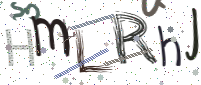
#> input picture generated_captchas/20260212_173434_000_HMLRHJ.bmp, 201 x 85 px, given as the content of the folder ../../generated_captchas/1, which was not available
$ python genaura.py ../../generated_captchas ../../generated_captchas/20260212_173434_001_6RU6E3.bmp 1.0
#> lines starting #> are read from the running program, lines starting #| are printed output that depends on the picture
# Build Legacia aura effects (STR + textures) from Gepard aura textures.
import os, sys, math, struct, json
from PIL import Image

SRC, OUT = sys.argv[1], sys.argv[2]
# STR canvas point where the player's feet are. The canvas is 640x640 and (320,320) is the
# hat effect anchor; with hatEffectPos -11 the anchor sits below the feet, so lift everything.
# First in-game test (2026-11-06) showed the aura ~65px under the feet with FOOT_LIFT 0.
FOOT_LIFT = float(sys.argv[3]) if len(sys.argv) > 3 else 65.0
FOOT_X, FOOT_Y = 320.0, 320.0 - FOOT_LIFT
FOLDER = 'efst_legacia_aura'
EFF = os.path.join(OUT, 'data', 'texture', 'effect', FOLDER)
os.makedirs(EFF, exist_ok=True)
FPS = 60
SRC_BLEND, DST_BLEND = 5, 7        # same blend as official effects (additive look on black)
UV = (0.0, 0.0, 1.0, 1.0, 0.0, 0.0, 1.0, 1.0)
ZERO8 = (0.0,) * 8

def pow2(n):
    p = 32
    while p < n and p < 128: p *= 2
    return p

def make_texture(path, name):
#> called with name = 'g001.bmp'
    src = Image.open(path).convert('RGBA')
    im = Image.new('RGB', src.size, (0, 0, 0)); im.paste(src, mask=src.getchannel('A'))   # alpha -> black
#> after `im = Image.new('RGB', src.size, (0, 0, 0))`: im: PIL image 201x85 RGB; every value is 0
#> in make_texture, im is the input picture: PIL image 201x85 RGB; mean R, G, B 220.5, 220.4, 220.4
    px = im.load()
    for y in range(im.size[1]):
        for x in range(im.size[0]):
            r, g, b = px[x, y]
            if (r > 240 and g < 15 and b > 240) or max(r, g, b) <= 36:
                px[x, y] = (0, 0, 0)   # magenta key / dark grey backdrop -> black (black is invisible)
    w, h = im.size; s = max(w, h)
#> after `w, h = im.size`: w = 201; h = 85
#> after `s = max(w, h)`: s = 201
    sq = Image.new('RGB', (s, s), (0, 0, 0)); sq.paste(im, ((s - w) // 2, (s - h) // 2))
#> after `sq = Image.new('RGB', (s, s), (0, 0, 0))`: sq: PIL image 201x201 RGB; every value is 0
#> after `sq.paste(im, ((s - w) // 2, (s - h) // 2))`:
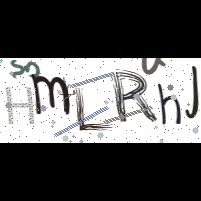
#> sq: PIL image 201x201 RGB; mean R, G, B 93.2, 93.2, 93.2
    t = pow2(s)
#> t = 128
    sq = sq.resize((t, t), Image.LANCZOS)
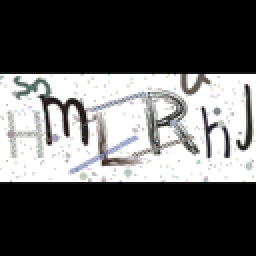
#> sq: PIL image 128x128 RGB (shown 2 times larger); mean R, G, B 92.8, 92.8, 92.8
    sq.save(os.path.join(EFF, name), 'BMP')
    return t

def make_slices(path, prefix, n, size=(16, 64)):
    """Cut a strip texture into n vertical slices so it wraps once around a ring."""
#> called with prefix = 'p001', n = 10, size = (16, 64)
    src = Image.open(path).convert('RGBA')
    im = Image.new('RGB', src.size, (0, 0, 0)); im.paste(src, mask=src.getchannel('A'))
    px = im.load()
    for y in range(im.size[1]):
        for x in range(im.size[0]):
            r, g, b = px[x, y]
            if (r > 240 and g < 15 and b > 240) or max(r, g, b) <= 36:
                px[x, y] = (0, 0, 0)
    im = im.resize((size[0] * n, size[1]), Image.LANCZOS)
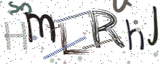
#> im: PIL image 160x64 RGB; mean R, G, B 219.4, 219.4, 219.4
    names = []
    for k in range(n):
        name = '%s_%02d.bmp' % (prefix, k)
        im.crop((k * size[0], 0, (k + 1) * size[0], size[1])).save(os.path.join(EFF, name), 'BMP')
        names.append(name)
#> this loop made 10 passes
#> pass 1, in make_slices, `im.crop((k * size[0], 0, (k + 1) * size[0], size[1])).save(os.path.joi..`:
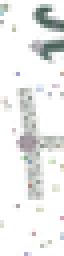
#> saved as p001_00.bmp: PIL image 16x64 RGB (shown 4 times larger); mean R, G, B 235.2, 236.5, 235.6
#> pass 2, in make_slices, `im.crop((k * size[0], 0, (k + 1) * size[0], size[1])).save(os.path.joi..`:
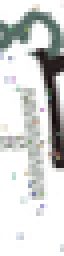
#> saved as p001_01.bmp: PIL image 16x64 RGB (shown 4 times larger); mean R, G, B 209.7, 211.4, 210.2
#> after the loop, names = ['p001_00.bmp', 'p001_01.bmp', 'p001_02.bmp', 'p001_03.bmp', 'p001_04.bmp', 'p001_05.bmp', 'p001_06.bmp', 'p001_07.bmp', 'p001_08.bmp', 'p001_09.bmp']
    return names

def key(frame, typ, pos, xy, color, angle=0.0, uv=UV):
    return struct.pack('<iI2f8f8ffIff4f3I', frame, typ, *pos, *uv, *xy,
                       0.0, 0, 0.0, angle, *color, SRC_BLEND if typ == 0 else 0,
                       DST_BLEND if typ == 0 else 0, 0)

def layer(texname, states):
    """states: list of (frame, pos, xy, color). Emits keyframe + morph pairs."""
    out = [struct.pack('<i', 1), texname.encode('latin-1').ljust(128, b'\0')]
    keys = []
    for i, (f, pos, xy, col) in enumerate(states):
        keys.append(key(f, 0, pos, xy, col))
        if i + 1 < len(states):
            f2, pos2, xy2, col2 = states[i + 1]; n = f2 - f
            d = lambda a, b: tuple((bb - aa) / n for aa, bb in zip(a, b))
            keys.append(key(f, 1, d(pos, pos2), d(xy, xy2), d(col, col2), uv=ZERO8))
    out.append(struct.pack('<i', len(keys))); out += keys
    return b''.join(out)

def write_str(name, maxkey, layers):
    data = b'STRM' + struct.pack('<4I', 0x94, FPS, maxkey, len(layers)) + b'\0' * 16 + b''.join(layers)
    open(os.path.join(EFF, name), 'wb').write(data)

def quad(cx, cy, pts):
    xs = tuple(p[0] for p in pts); ys = tuple(p[1] for p in pts)
    return (cx, cy), xs + ys

# All parts are anchored at the feet (hatEffectPos -11). Screen y grows downwards.
# Matched to a recording of the Gepard aura (2026-11-05).
SQUASH = 0.62      # floor ellipse: screen height / width
LIFT = 0.80        # vertical world units -> screen pixels

def project(x, y, z):
    """world point (x right, y up, z towards camera) -> screen offset"""
    return (x, z * SQUASH - y * LIFT)

# ---- part 1: ground circle spinning flat on the floor ----
G_R, G_SPIN, G_STEP = 62.0, 6 * FPS, 6
def ground_states(alpha=230.0):
    st = []
    for f in range(0, G_SPIN + 1, G_STEP):
        th = 2 * math.pi * f / G_SPIN
        pts = []
        for cxs, cys in ((-1, -1), (1, -1), (1, 1), (-1, 1)):      # TL TR BR BL
            x = cxs * G_R * math.cos(th) - cys * G_R * math.sin(th)
            z = cxs * G_R * math.sin(th) + cys * G_R * math.cos(th)
            pts.append(project(x, 0, z))
        pos, xy = quad(FOOT_X, FOOT_Y, pts)
        st.append((f, pos, xy, (255.0, 255.0, 255.0, alpha)))
    return st, G_SPIN

# ---- part 2: rings that grow out of the feet ----
# Each ring surrounds the player: it starts at the inner edge of the ground circle and grows,
# tilted, while its tilt direction turns around the player. The strip wraps once around the ring.
R_LIFE, R_STEP, R_SEGS, R_BAND, R_START, R_MAX = 2 * FPS, 12, 10, 9.0, 36.0, 62.0
R_TILTS = (40.0, 25.0, 10.0)          # tilt of each ring from the floor (degrees)
def ring_layers(slices):
    ls = []
    n = len(R_TILTS)
    for ri, tilt in enumerate(R_TILTS):
        th = math.radians(tilt)
        start = ri * R_LIFE // n
        for k in range(R_SEGS):
            st = []
            for f in range(0, R_LIFE + 1, R_STEP):
                u = ((f - start) % R_LIFE) / R_LIFE
                if f == R_LIFE and start == 0: u = 1.0
                yaw = 2 * math.pi * (f / R_LIFE + ri / n)          # lean direction turns once per loop
                d = (math.cos(yaw), 0.0, math.sin(yaw))             # horizontal lean direction
                e1 = (-d[2], 0.0, d[0])                             # horizontal, across the ring
                e2 = (math.cos(th) * d[0], math.sin(th), math.cos(th) * d[2])
                r = R_START + (R_MAX - R_START) * u     # starts at the inner edge of the ground circle
                alpha = 230.0 * min(1.0, u / 0.15) * max(0.0, 1.0 - max(0.0, (u - 0.55) / 0.35))
                a0 = 2 * math.pi * k / R_SEGS - math.pi / 2           # slice 0 starts at the feet
                a1 = a0 + 2 * math.pi / R_SEGS
                pts = []
                for rr, aa in ((r + R_BAND, a0), (r + R_BAND, a1), (r - R_BAND, a1), (r - R_BAND, a0)):  # TL TR BR BL
                    rr = max(rr, 0.5)
                    # ring centred on the player's axis; its lowest edge rests on the floor
                    x = rr * (math.cos(aa) * e1[0] + math.sin(aa) * e2[0])
                    y = r * e2[1] + rr * (math.cos(aa) * e1[1] + math.sin(aa) * e2[1])
                    z = rr * (math.cos(aa) * e1[2] + math.sin(aa) * e2[2])
                    pts.append(project(x, y, z))
                pos, xy = quad(FOOT_X, FOOT_Y, pts)
                st.append((f, pos, xy, (255.0, 255.0, 255.0, alpha)))
            ls.append(layer(slices[k], st))
#> after the loop, ls = 30 items
    return ls, R_LIFE

# ---- part 3: small sprites shooting out from the feet across the floor ----
S_PERIOD, S_COUNT, S_LIFE, S_DIST, S_RISE = 4 * FPS, 10, 90, 95.0, 14.0
def sprite_layers(tex, size, seed):
    import random
    rnd = random.Random(seed)
    ls = []
    for k in range(S_COUNT):
        a = rnd.uniform(0, 2 * math.pi)
        dist = S_DIST * rnd.uniform(0.75, 1.15)
        rise = S_RISE * rnd.uniform(0.0, 1.0)
        sz = size * rnd.uniform(0.8, 1.1)
        start = (k * S_PERIOD // S_COUNT + rnd.randint(0, 6)) % S_PERIOD
        def at(u):   # u = 0..1 through the life: from the feet outwards
            sx, sy = project(dist * u * math.cos(a), rise * u, dist * u * math.sin(a))
            alpha = 255.0 * min(1.0, u / 0.12) * (1.0 - max(0.0, (u - 0.7) / 0.3))
            h = sz
            pos, xy = quad(FOOT_X + sx, FOOT_Y + sy, ((-h, -h), (h, -h), (h, h), (-h, h)))
            return pos, xy, (255.0, 255.0, 255.0, alpha)
        marks = [0.0, 0.12, 0.7, 1.0]
        samples = [(start + u * S_LIFE, u) for u in marks]
        if start + S_LIFE > S_PERIOD:          # life crosses the loop end: split it
            ub = (S_PERIOD - start) / S_LIFE
            samples = [(fr, u) for fr, u in samples if fr < S_PERIOD] + [(S_PERIOD, ub)] + \
                      [(0, ub)] + [(fr - S_PERIOD, u) for fr, u in samples if fr > S_PERIOD]
        samples.sort(key=lambda s: (s[0], s[1] if s[0] == 0 else 0))
        st, last = [], -1
        for fr, u in samples:
            fr = int(round(fr))
            if fr <= last: fr = last + 1
            if fr > S_PERIOD: fr = S_PERIOD
            st.append((fr, *at(u))); last = fr
        ls.append(layer(tex, st))
    return ls, S_PERIOD

# Gepard aura parts: 1 = ground (1000+n), 2 = rings from the feet (1300+n), 3 = sprites from the feet (1600+n)
auras = []
for n, f in enumerate(sorted(os.listdir(os.path.join(SRC, '1'))), 1):
    tex = 'g%03d.bmp' % n; make_texture(os.path.join(SRC, '1', f), tex)
    st, mk = ground_states()
    write_str('g%03d.str' % n, mk, [layer(tex, st)])
    auras.append(dict(id=1000 + n, part=1, num=n, kind='ground', file='g%03d.str' % n, src='1/' + f))
for n, f in enumerate(sorted(os.listdir(os.path.join(SRC, '2'))), 1):
    slices = make_slices(os.path.join(SRC, '2', f), 'p%03d' % n, R_SEGS)
    ls, mk = ring_layers(slices)
#> ls = 30 items; mk = 120
    write_str('p%03d.str' % n, mk, ls)
    auras.append(dict(id=1300 + n, part=2, num=n, kind='rings', file='p%03d.str' % n, src='2/' + f))
for n, f in enumerate(sorted(os.listdir(os.path.join(SRC, '3'))), 1):
    p = os.path.join(SRC, '3', f); w = Image.open(p).size[0]
#> after `w = Image.open(p).size[0]`: w = 201
    tex = 'b%03d.bmp' % n; make_texture(p, tex)
#> after `tex = 'b%03d.bmp' % n`: tex = 'b001.bmp'
    ls, mk = sprite_layers(tex, 8.0 if w <= 50 else 12.0, n)
#> the loop in sprite_layers, `for k in range(S_COUNT):` made 10 passes
#> (a, dist, rise, sz, start, ub) on passes 8 to 10: (4.78, 107.4, 12.97, 11.1, 172, 0.756), (5.79, 75.05, 8.81, 12.21, 194, 0.511), (0.76, 83.89, 10.1, 12.16, 219, 0.233)
#> (a, dist, rise, sz, start) on passes 1 to 6: (0.844, 103.5, 10.69, 10.52, 3), (4.78, 89.2, 5.31, 10.36, 27), (0.178, 103, 6.06, 12.34, 48), (4.37, 81.37, 11.23, 11.73, 72), (5.66, 72.41, 0.356, 11.55, 99), (4.31, 108.1, 10.16, 11.5, 126)
#> after the loop in sprite_layers, `for k in range(S_COUNT):`: fr = 240; ls = 10 items
#> ls = 10 items; mk = 240
    write_str('b%03d.str' % n, mk, ls)
    auras.append(dict(id=1600 + n, part=3, num=n, kind='sprites', file='b%03d.str' % n, src='3/' + f))
json.dump(auras, open(os.path.join(OUT, 'auras.json'), 'w'), indent=1)
print(len(auras), 'auras')
#| 3 auras

$ run again, on generated_captchas/20260212_173434_002_D8GX33.bmp
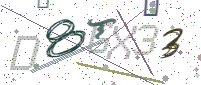
#> input picture generated_captchas/20260212_173434_002_D8GX33.bmp, 201 x 85 px, given as the content of the folder ../../generated_captchas/1, which was not available
#> in make_texture, im is the input picture: PIL image 201x85 RGB; mean R, G, B 231.2, 232.2, 231.6
#> in make_slices, `im = im.resize((size[0] * n, size[1]), Image.LANCZOS)`:
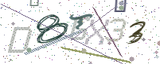
#> im: PIL image 160x64 RGB; mean R, G, B 229.8, 230.9, 230.3
#> the loop in make_slices, `for k in range(n):` made 10 passes
#> pass 2, in make_slices, `im.crop((k * size[0], 0, (k + 1) * size[0], size[1])).save(os.path.joi..`:
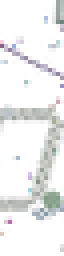
#> saved as p001_01.bmp: PIL image 16x64 RGB (shown 4 times larger); mean R, G, B 237.6, 238.5, 238.6
#> after the loop in make_slices, `for k in range(n):`: names = ['p001_00.bmp', 'p001_01.bmp', 'p001_02.bmp', 'p001_03.bmp', 'p001_04.bmp', 'p001_05.bmp', 'p001_06.bmp', 'p001_07.bmp', 'p001_08.bmp', 'p001_09.bmp']
#> after the loop in ring_layers, `for ri, tilt in enumerate(R_TILTS):`: ls = 30 items
#> `ls, mk = ring_layers(slices)`: mk = 120
#> `w = Image.open(p).size[0]`: w = 201
#> tex = 'b001.bmp'
#> the loop in sprite_layers, `for k in range(S_COUNT):` made 10 passes
#> (a, dist, rise, sz, start, ub) on passes 8 to 10: (4.78, 107.4, 12.97, 11.1, 172, 0.756), (5.79, 75.05, 8.81, 12.21, 194, 0.511), (0.76, 83.89, 10.1, 12.16, 219, 0.233)
#> after the loop in sprite_layers, `for k in range(S_COUNT):`: fr = 240; ls = 10 items
#> `ls, mk = sprite_layers(tex, 8.0 if w <= 50 else 12.0, n)`: mk = 240
#| 3 auras
